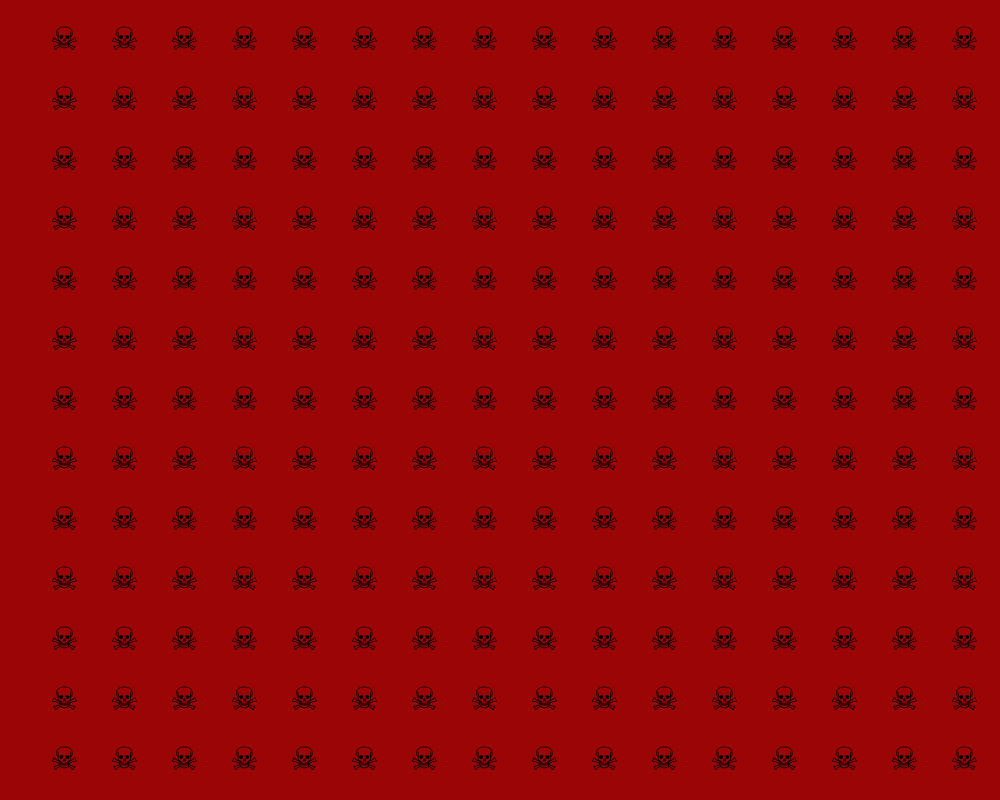
Frame 1 (no input)
Frame 60 (no input): identical to frame 1, image omitted
Frame 120 (the mouse pressed at the canvas centre since frame 60): identical to frame 1, image omitted

The p5.js sketch that drew this single still picture (run headless with seeded random() and noise() and a simulated clock; from frame 60 on, the mouse is pressed at the canvas centre):

// p5.js sketch
// ── sketch.js
function setup() {
  createCanvas(1000, 800);
  textSize(32); 
}

function draw() {
  background (156,5,5); 
  let emoji = "☠";
  
  for (let y = 50; y <= height; y += 60) {
    for (let x = 50; x <= width; x += 60) {
      text(emoji, x, y);
    }
  }
}
